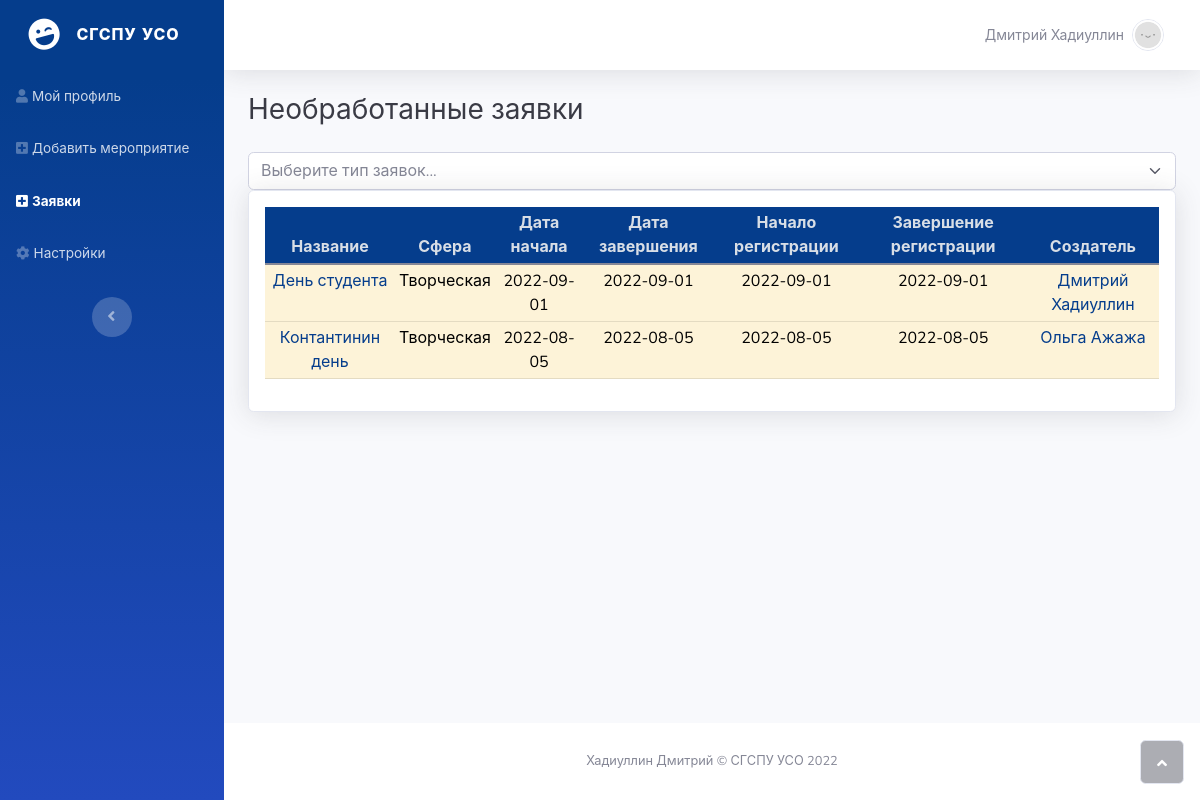
The app's page /request_events (signed in), older data.
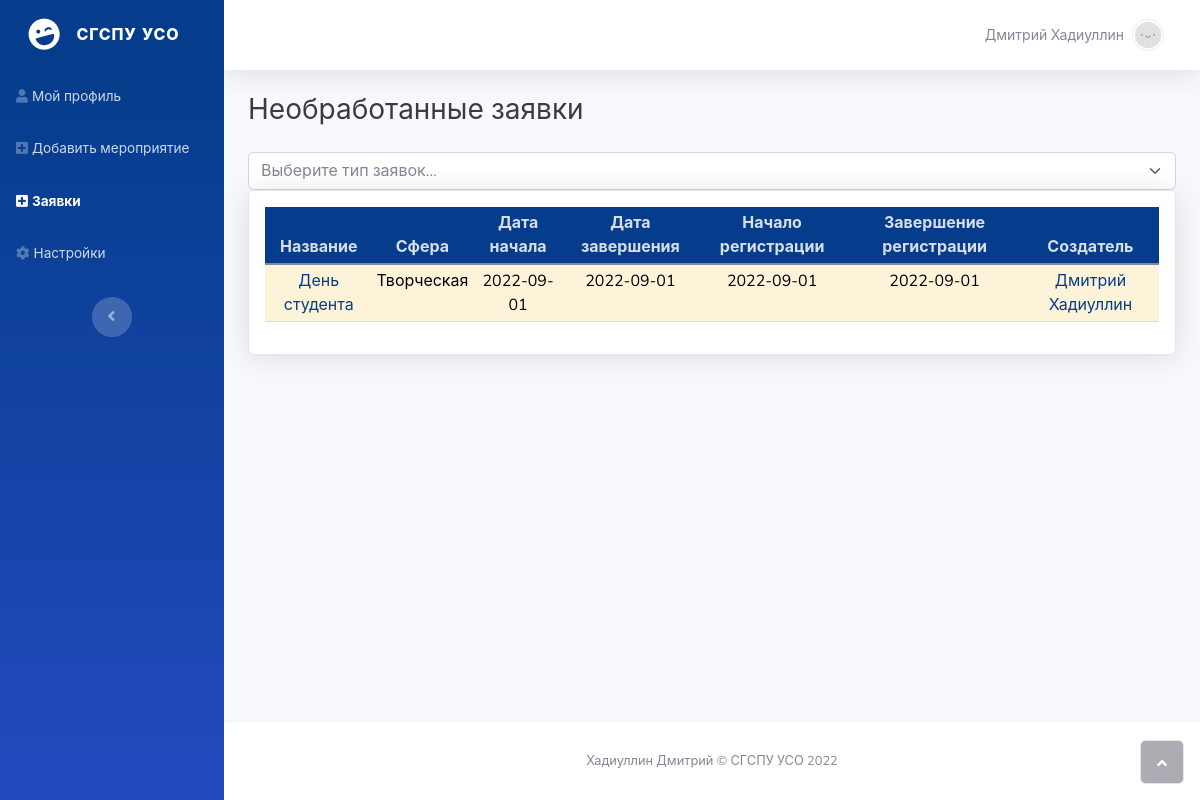
The same page, newer data.
### models.py (models this page shows, shortened)
class Event(db.Model, UserMixin):
    __tablename__ = 'event'
    id = db.Column(db.Integer, primary_key=True)
    name = db.Column(db.String(120), nullable=False)
    info = db.Column(db.String(200))
    sfera = db.Column(db.String(120), nullable=False)
    level = db.Column(db.Integer, nullable=False)
    dateStart = db.Column(db.String(120), nullable=False)
    dateEnd = db.Column(db.String(120), nullable=False)
    dateRegStart = db.Column(db.String(120), nullable=False)
    dateRegEnd = db.Column(db.String(120), nullable=False)
    own = db.Column(db.Integer, nullable=False)
    moderator = db.Column(db.Integer, nullable=False)
    status = db.Column(db.Integer, nullable=False)
    id_str = db.Column(db.String(120), nullable=False)

class User(db.Model, UserMixin):
    __tablename__ = 'user'
    id = db.Column(db.Integer, primary_key=True)
    username = db.Column(db.String(120),  nullable=False)
    firstname = db.Column(db.String(120),  nullable=False)
    lastname = db.Column(db.String(120), nullable=False)
    email = db.Column(db.String(120), nullable=False, unique=True)
    uzName = db.Column(db.String(120), nullable=False)
    level = db.Column(db.Integer,  nullable=False)
    password = db.Column(db.String(250), nullable=False)
    department = db.Column(db.String(120), nullable=False)
    region = db.Column(db.String(120), nullable=False)
    avatar = db.Column(db.String(120), nullable=False)

### app.py (the view, shortened to what this page needs)
@app.route("/request_events", methods=['GET'])
@login_required
def request_events():
    if current_user.level >= 3:
        if current_user.level == 3:
            moderator_str = f'(event.moderator = 3)'
        else:
            moderator_str = f'(event.moderator = 3 OR event.moderator = 4)'
        table = request.args.get('table')
        cursor = db.session.execute(
            f'SELECT id, username, firstname, lastname, email, uzName, level, avatar FROM user WHERE id = {current_user.id};')
        result = cursor.fetchone()
        if table == 'neob' or table is None:
            heading = 'Необработанные'
            cursor = db.session.execute(
                f"SELECT event.id, event.name, event.info, event.sfera, event.level, event.dateStart, event.dateEnd, event.dateRegStart, event.dateRegEnd, event.own, event.moderator, event.status, event.id_str, user.username, user.firstname, user.lastname FROM event JOIN user ON (event.own = user.id) WHERE {moderator_str} AND (event.status = 0)")
        result_events = cursor.fetchall()
        return render_template('request_events.html', info=result, events=result_events, heading=heading)
    else:
        print('Доступ запрещен!')
        return redirect(url_for("profile"))

### app.py (called while the page is built)
@login_manager.user_loader
def load_user(user_id):
    return User.query.get(int(user_id))

### templates/request_events.html (shortened to what the changed rows need)
<!DOCTYPE html>
<html>
<head>
    <link rel="stylesheet" href="{{ url_for('static', filename='assets/bootstrap/css/bootstrap.min.css') }}">
    <link rel="stylesheet" href="{{ url_for('static', filename='assets/fonts/fontawesome-all.min.css') }}">
    <link rel="stylesheet" href="{{ url_for('static', filename='assets/fonts/font-awesome.min.css') }}">
    <link rel="stylesheet" href="{{ url_for('static', filename='assets/fonts/fontawesome5-overrides.min.css') }}">
</head>
<body id="page-top">
    <div id="wrapper">
        <div class="d-flex flex-column" id="content-wrapper">
            <div id="content">
                <div class="container-fluid">
                    <div class="row">
                        <div class="col">
                            <div class="card shadow mb-3">
                                <div class="card-body">
                                    <div class="table-responsive">
                                        <table class="table table-hover table-sm">
                                            <thead>
                                                <tr class="text-center">
                                                    <th class="table-primary">Название</th>
                                                    <th class="table-primary">Сфера</th>
                                                    <th class="table-primary">Дата начала</th>
                                                    <th class="table-primary">Дата завершения</th>
                                                    <th class="table-primary">Начало регистрации</th>
                                                    <th class="table-primary">Завершение регистрации</th>
                                                    <th class="table-primary">Создатель</th>
                                                </tr>
                                            </thead>
                                            <tbody>
                                                {% for event in events %}
                                                    {% if event[11] == 0 %}
                                                        <tr class="text-center table-warning">
                                                    {% elif event[11] == 1 %}
                                                        <tr class="text-center table-success">
                                                    {% elif event[11] == 2 %}
                                                        <tr class="text-center table-danger">
                                                    {% else %}
                                                        <tr class="text-center">
                                                    {% endif %}
                                                    <td><a href="/request_event?id_str={{event[12]}}">{{event[1]}}</a></td>
                                                    <td>{{event[3]}}</td>
                                                    <td>{{event[5]}}</td>
                                                    <td>{{event[6]}}</td>
                                                    <td>{{event[7]}}</td>
                                                    <td>{{event[8]}}</td>
                                                    <td><a href="/user?username={{event[13]}}">{{event[14] + ' ' + event[15]}}</a></td>
                                                </tr>
                                                {% endfor %}
                                            </tbody>
                                        </table>
                                    </div>
                                </div>
                            </div>
                        </div>
                    </div>
                </div>
            </div>
        </div><a class="border rounded d-inline scroll-to-top" href="#page-top"><i class="fas fa-angle-up"></i></a>
    </div>
</body>
</html>

Row changes from the older to the newer data that the page shows:
no longer on this page (row edited): Event: name "Контантинин день", sfera "Творческая", dateStart "2022-08-05", dateEnd "2022-08-05", dateRegStart "2022-08-05", dateRegEnd "2022-08-05", lastname "Ольга Ажажа"
